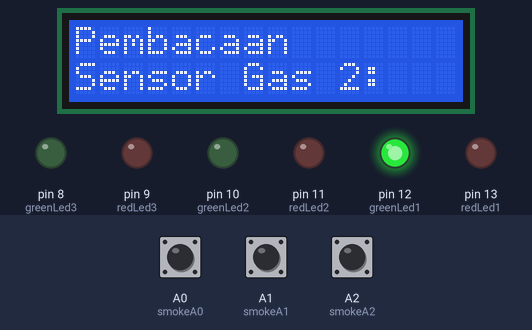
A sketch run on a simulated Arduino Uno, built with avr-gcc and run on an emulated ATmega328P. On the bench: 16×2 character LCD, output pins drawn as LEDs (lit = HIGH). The test bench sets the inputs (shaded band); at power-on: A0 (smokeA0) LOW, A1 (smokeA1) LOW, A2 (smokeA2) LOW. What the sketch prints to the serial monitor is not drawn.

Above: at 1.2 s.
1.3 s: A0 (smokeA0) pulled HIGH for 3 s
At 4.1 s:
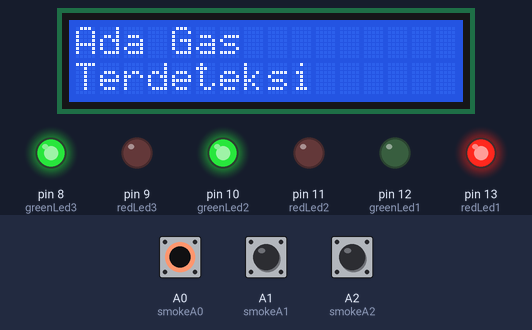
5.8 s: A1 (smokeA1) pulled HIGH for 3 s
At 9.2 s:
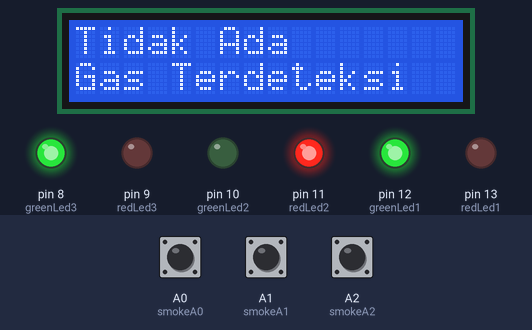
10.3 s: A2 (smokeA2) pulled HIGH for 3 s
At 12.3 s:
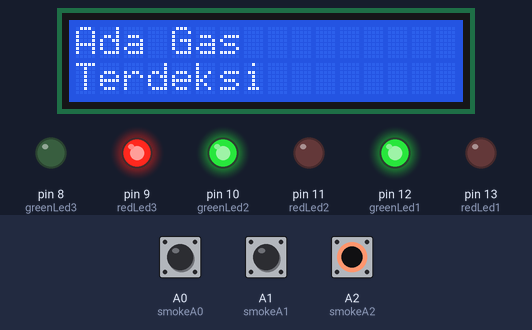
14.8 s: A0 (smokeA0) driven HIGH and A1 (smokeA1) driven HIGH
At 17.1 s:
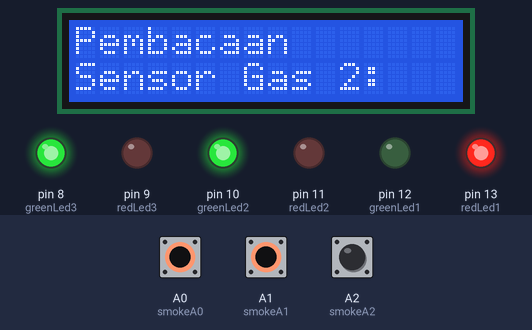
20.2 s: A2 (smokeA2) pulled HIGH for 3 s
At 21.7 s:
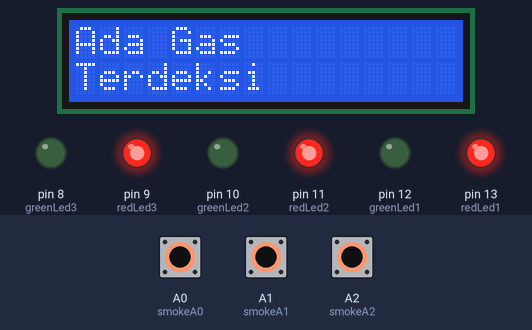
24.7 s: A0 (smokeA0) driven LOW
At 26.5 s:
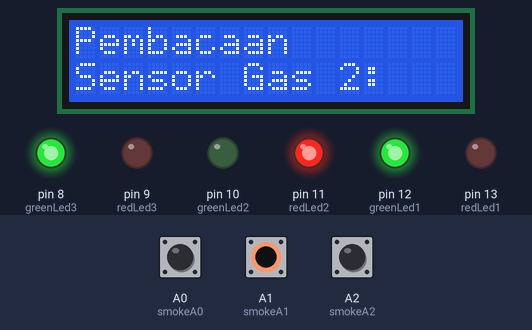
Timing chart, 0 to 28.0 s (numbered marks = the images above; inputs shaded):
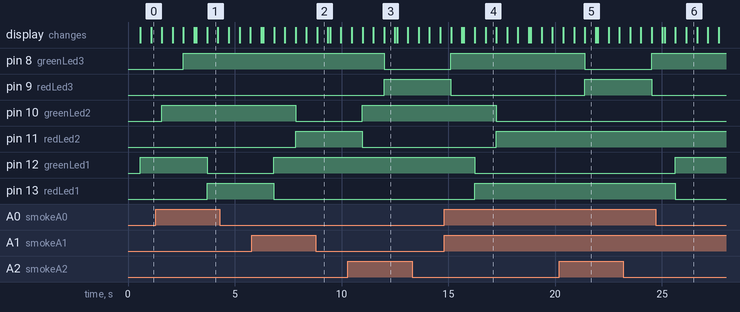

The sketch:

SENSOR_GAS.ino
```cpp
#include <LiquidCrystal.h>
const int rs = 7, en = 6, d4 = 5, d5 = 4, d6 = 3, d7 = 2;
LiquidCrystal lcd(rs, en, d4, d5, d6, d7); //pin LCD

int redLed1 = 13;
int greenLed1 = 12;
int redLed2 = 11;
int greenLed2 = 10;
int redLed3 = 9;
int greenLed3 = 8;
int smokeA0 = A0;
int smokeA1 = A1;
int smokeA2 = A2;

// Your threshold value
void setup() {
pinMode(redLed1, OUTPUT);
pinMode(greenLed1, OUTPUT);
pinMode(redLed2, OUTPUT);
pinMode(greenLed2, OUTPUT);
pinMode(redLed3, OUTPUT);
pinMode(greenLed3, OUTPUT);
pinMode(smokeA0, INPUT);
pinMode(smokeA1, INPUT);
pinMode(smokeA2, INPUT);
Serial.begin(9600);
lcd.begin(16, 2);
}

void loop() {
Serial.print("Pembacaan Sensor Gas 1: ");
lcd.setCursor(0, 0);
lcd.print("Pembacaan");
lcd.setCursor(0, 1);
lcd.print("Sensor Gas 1:");
delay (500);
lcd.clear();
// Checks if it has reached the threshold value
if (digitalRead(smokeA0)==HIGH)
{
digitalWrite(redLed1, HIGH);
digitalWrite(greenLed1, LOW);
Serial.println("Ada Gas Terdeteksi");
lcd.setCursor(0, 0);
lcd.print("Ada Gas");
lcd.setCursor(0, 1);
lcd.print("Terdeteksi");
delay (500);
lcd.clear();
}
else
{
digitalWrite(redLed1, LOW);
digitalWrite(greenLed1, HIGH);
Serial.println("Tidak Ada Gas Terdeteksi");
lcd.setCursor(0, 0);
lcd.print("Tidak Ada");
lcd.setCursor(0, 1);
lcd.print("Gas Terdeteksi");
delay (500);
lcd.clear();
}
Serial.print("Pembacaan Sensor Gas 2: ");
lcd.setCursor(0, 0);
lcd.print("Pembacaan");
lcd.setCursor(0, 1);
lcd.print("Sensor Gas 2:");
delay (500);
lcd.clear();
if (digitalRead(smokeA1)==HIGH)
{
digitalWrite(redLed2, HIGH);
digitalWrite(greenLed2, LOW);
Serial.println("Ada Gas Terdeteksi");
lcd.setCursor(0, 0);
lcd.print("Ada Gas");
lcd.setCursor(0, 1);
lcd.print("Terdeksi");
delay (500);
lcd.clear();
}
else
{
digitalWrite(redLed2, LOW);
digitalWrite(greenLed2, HIGH);
Serial.println("Tidak Ada Gas Terdeteksi");
lcd.setCursor(0, 0);
lcd.print("Tidak Ada");
lcd.setCursor(0, 1);
lcd.print("Gas Terdeteksi");
delay (500);
lcd.clear();
}
Serial.print("Pembacaan Sensor Gas 3: ");
lcd.setCursor(0, 0);
lcd.print("Pembacaan");
lcd.setCursor(0, 1);
lcd.print("Sensor Gas 3:");
delay (500);
lcd.clear();
if (digitalRead(smokeA2)==HIGH)
{
digitalWrite(redLed3, HIGH);
digitalWrite(greenLed3, LOW);
Serial.println("Ada Gas Terdeteksi");
lcd.setCursor(0, 0);
lcd.print("Ada Gas");
lcd.setCursor(0, 1);
lcd.print("Terdeksi");
delay (500);
lcd.clear();
}
else
{
digitalWrite(redLed3, LOW);
digitalWrite(greenLed3, HIGH);
Serial.println("Tidak Ada Gas Terdeteksi");
lcd.setCursor(0, 0);
lcd.print("Tidak Ada");
lcd.setCursor(0, 1);
lcd.print("Gas Terdeteksi");
delay (500);
lcd.clear();
}
delay(100);
}
```

Measured:
- after the input at 1.3 s, pin 12 (greenLed1): HIGH → LOW after 2.4 s; pin 13 (redLed1): LOW → HIGH after 2.4 s; the display: first differs from a run without the input after 2.4 s (image 1)
- after the input at 5.8 s, pin 10 (greenLed2): HIGH → LOW after 2.0 s; pin 11 (redLed2): LOW → HIGH after 2.0 s; the display: first differs from a run without the input after 2.0 s (image 2 shows a later state)
- after the input at 10.3 s, pin 8 (greenLed3): HIGH → LOW after 1.7 s; pin 9 (redLed3): LOW → HIGH after 1.7 s; the display: first differs from a run without the input after 1.7 s (image 3)
- after the input at 14.8 s, pin 10 (greenLed2): HIGH → LOW after 2.4 s; pin 11 (redLed2): LOW → HIGH after 2.4 s; pin 12 (greenLed1): HIGH → LOW after 1.4 s; pin 13 (redLed1): LOW → HIGH after 1.4 s; the display: first differs from a run without the input after 1.4 s (image 4 shows a later state)
- after the input at 20.2 s, pin 8 (greenLed3): HIGH → LOW after 1.2 s, → HIGH 3.1 s later; pin 9 (redLed3): LOW → HIGH after 1.2 s, → LOW 3.1 s later
- after the input at 24.7 s, pin 12 (greenLed1): LOW → HIGH after 0.93 s; pin 13 (redLed1): HIGH → LOW after 0.93 s
- what the display in image 1 shows lasts 0.5 s, from 3.7 s to 4.2 s
